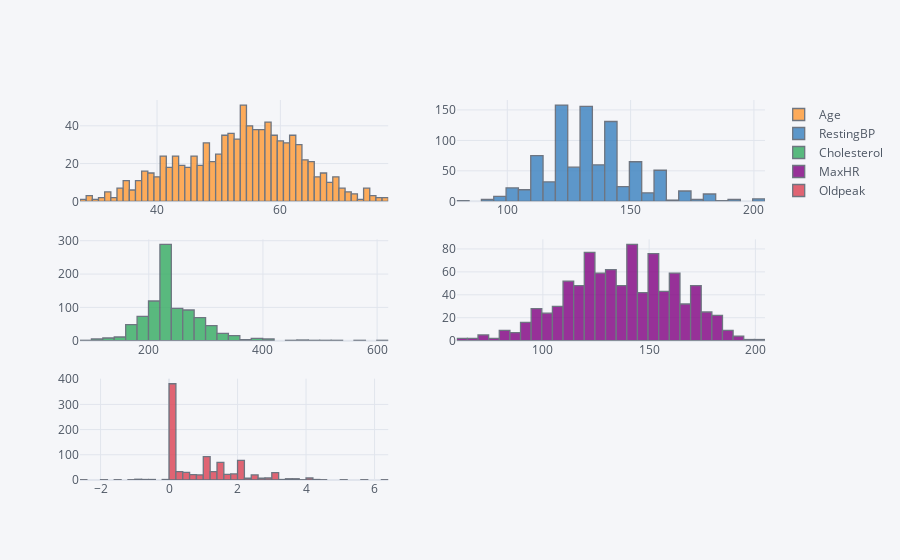

Here is the notebook cell this chart was saved with:
### Markdown cell above
### Feature Scaling:

### Code cell
heart_disease[continuous_features].iplot(kind='histogram',subplots=True,bins=50)

### Figure 1 — Plotly figure (JSON) as saved in the notebook; plotly's stock layout.template omitted (floating-point values rounded to 4 significant figures; data arrays with more than 128 entries replaced by an {"elided": "..."} marker saying what was removed)
{"data": [{"histfunc": "count", "histnorm": "", "marker": {"color": "rgba(255, 153, 51, 1.0)", "line": {"color": "#4D5663", "width": 1.3}}, "name": "Age", "nbinsx": 50, "opacity": 0.8, "orientation": "v", "type": "histogram", "x": {"elided": "917 int values"}, "xaxis": "x", "yaxis": "y"}, {"histfunc": "count", "histnorm": "", "marker": {"color": "rgba(55, 128, 191, 1.0)", "line": {"color": "#4D5663", "width": 1.3}}, "name": "RestingBP", "nbinsx": 50, "opacity": 0.8, "orientation": "v", "type": "histogram", "x": {"elided": "917 int values"}, "xaxis": "x2", "yaxis": "y2"}, {"histfunc": "count", "histnorm": "", "marker": {"color": "rgba(50, 171, 96, 1.0)", "line": {"color": "#4D5663", "width": 1.3}}, "name": "Cholesterol", "nbinsx": 50, "opacity": 0.8, "orientation": "v", "type": "histogram", "x": {"elided": "917 int values"}, "xaxis": "x3", "yaxis": "y3"}, {"histfunc": "count", "histnorm": "", "marker": {"color": "rgba(128, 0, 128, 1.0)", "line": {"color": "#4D5663", "width": 1.3}}, "name": "MaxHR", "nbinsx": 50, "opacity": 0.8, "orientation": "v", "type": "histogram", "x": {"elided": "917 int values"}, "xaxis": "x4", "yaxis": "y4"}, {"histfunc": "count", "histnorm": "", "marker": {"color": "rgba(219, 64, 82, 1.0)", "line": {"color": "#4D5663", "width": 1.3}}, "name": "Oldpeak", "nbinsx": 50, "opacity": 0.8, "orientation": "v", "type": "histogram", "x": {"elided": "917 float values"}, "xaxis": "x5", "yaxis": "y5"}], "layout": {"barmode": "overlay", "legend": {"bgcolor": "#F5F6F9", "font": {"color": "#4D5663"}}, "paper_bgcolor": "#F5F6F9", "plot_bgcolor": "#F5F6F9", "title": {"font": {"color": "#4D5663"}}, "xaxis": {"anchor": "y", "domain": [0, 0.45], "gridcolor": "#E1E5ED", "showgrid": true, "tickfont": {"color": "#4D5663"}, "title": {"font": {"color": "#4D5663"}, "text": ""}, "zerolinecolor": "#E1E5ED"}, "xaxis2": {"anchor": "y2", "domain": [0.55, 1], "gridcolor": "#E1E5ED", "showgrid": true, "tickfont": {"color": "#4D5663"}, "title": {"font": {"color": "#4D5663"}, "text": ""}, "zerolinecolor": "#E1E5ED"}, "xaxis3": {"anchor": "y3", "domain": [0, 0.45], "gridcolor": "#E1E5ED", "showgrid": true, "tickfont": {"color": "#4D5663"}, "title": {"font": {"color": "#4D5663"}, "text": ""}, "zerolinecolor": "#E1E5ED"}, "xaxis4": {"anchor": "y4", "domain": [0.55, 1], "gridcolor": "#E1E5ED", "showgrid": true, "tickfont": {"color": "#4D5663"}, "title": {"font": {"color": "#4D5663"}, "text": ""}, "zerolinecolor": "#E1E5ED"}, "xaxis5": {"anchor": "y5", "domain": [0, 0.45], "gridcolor": "#E1E5ED", "showgrid": true, "tickfont": {"color": "#4D5663"}, "title": {"font": {"color": "#4D5663"}, "text": ""}, "zerolinecolor": "#E1E5ED"}, "yaxis": {"anchor": "x", "domain": [0.7333, 1], "gridcolor": "#E1E5ED", "showgrid": true, "tickfont": {"color": "#4D5663"}, "title": {"font": {"color": "#4D5663"}, "text": ""}, "zerolinecolor": "#E1E5ED"}, "yaxis2": {"anchor": "x2", "domain": [0.7333, 1], "gridcolor": "#E1E5ED", "showgrid": true, "tickfont": {"color": "#4D5663"}, "title": {"font": {"color": "#4D5663"}, "text": ""}, "zerolinecolor": "#E1E5ED"}, "yaxis3": {"anchor": "x3", "domain": [0.3667, 0.6333], "gridcolor": "#E1E5ED", "showgrid": true, "tickfont": {"color": "#4D5663"}, "title": {"font": {"color": "#4D5663"}, "text": ""}, "zerolinecolor": "#E1E5ED"}, "yaxis4": {"anchor": "x4", "domain": [0.3667, 0.6333], "gridcolor": "#E1E5ED", "showgrid": true, "tickfont": {"color": "#4D5663"}, "title": {"font": {"color": "#4D5663"}, "text": ""}, "zerolinecolor": "#E1E5ED"}, "yaxis5": {"anchor": "x5", "domain": [0, 0.2667], "gridcolor": "#E1E5ED", "showgrid": true, "tickfont": {"color": "#4D5663"}, "title": {"font": {"color": "#4D5663"}, "text": ""}, "zerolinecolor": "#E1E5ED"}}}
